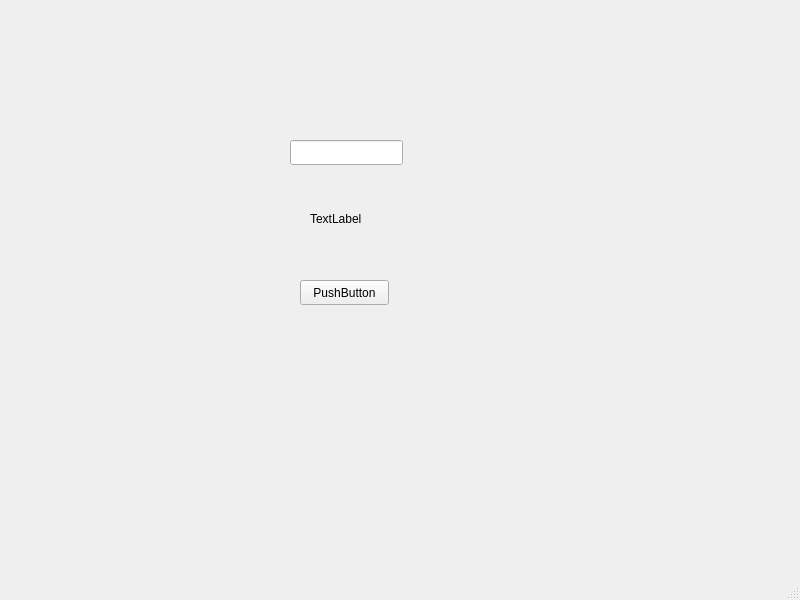
<?xml version="1.0" encoding="UTF-8"?>
<ui version="4.0">
 <class>MainWindow</class>
 <widget class="QMainWindow" name="MainWindow">
  <property name="geometry">
   <rect>
    <x>0</x>
    <y>0</y>
    <width>800</width>
    <height>600</height>
   </rect>
  </property>
  <property name="windowTitle">
   <string>MainWindow</string>
  </property>
  <widget class="QWidget" name="centralwidget">
   <widget class="QLabel" name="greetingLabel">
    <property name="geometry">
     <rect>
      <x>310</x>
      <y>210</y>
      <width>67</width>
      <height>17</height>
     </rect>
    </property>
    <property name="text">
     <string>TextLabel</string>
    </property>
   </widget>
   <widget class="QPushButton" name="gtreetPushButton">
    <property name="geometry">
     <rect>
      <x>300</x>
      <y>280</y>
      <width>89</width>
      <height>25</height>
     </rect>
    </property>
    <property name="text">
     <string>PushButton</string>
    </property>
   </widget>
   <widget class="QLineEdit" name="nameLineEdit">
    <property name="geometry">
     <rect>
      <x>290</x>
      <y>140</y>
      <width>113</width>
      <height>25</height>
     </rect>
    </property>
   </widget>
  </widget>
  <widget class="QMenuBar" name="menubar">
   <property name="geometry">
    <rect>
     <x>0</x>
     <y>0</y>
     <width>800</width>
     <height>22</height>
    </rect>
   </property>
  </widget>
  <widget class="QStatusBar" name="statusbar"/>
 </widget>
 <resources/>
 <connections/>
</ui>
